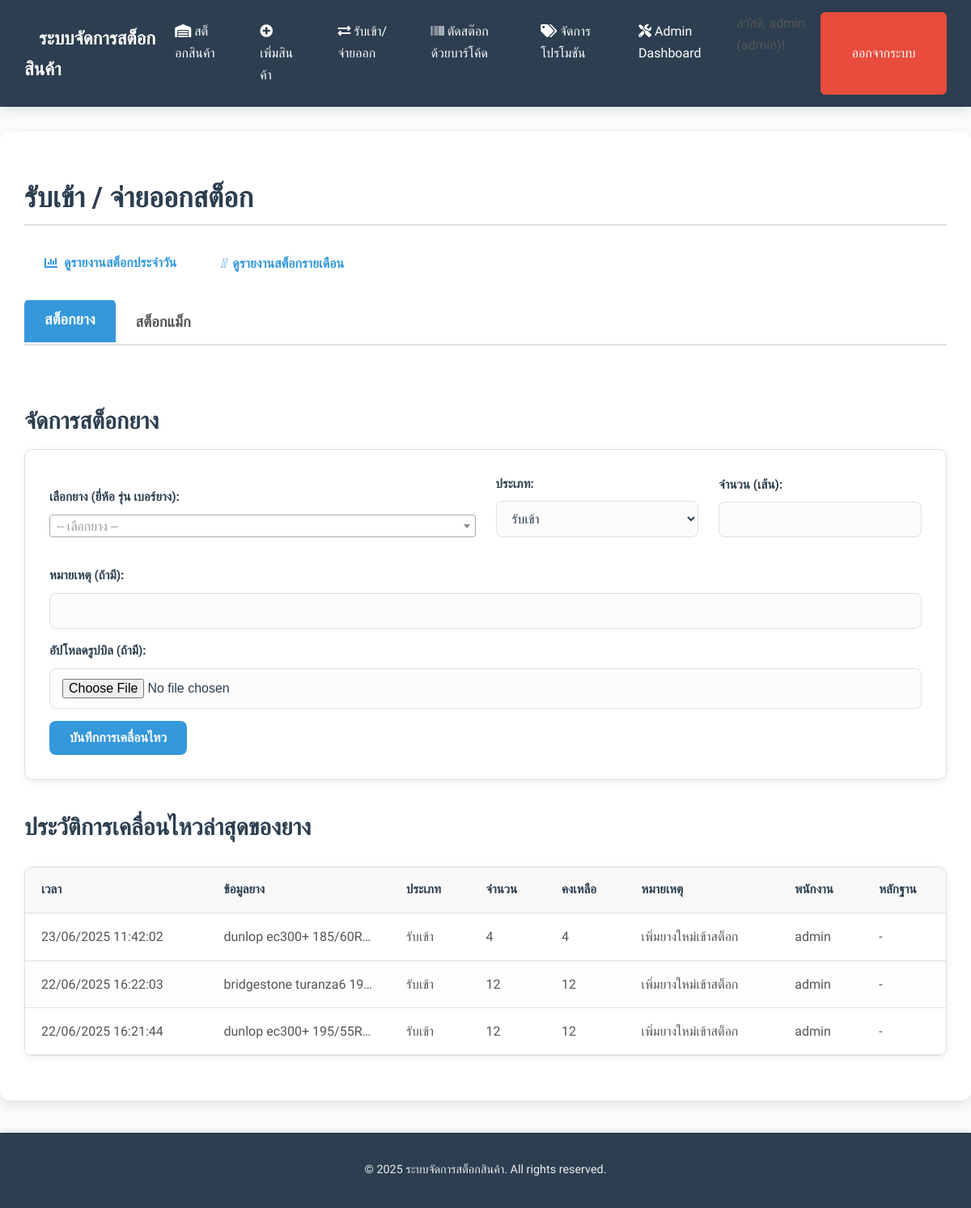
Page /stock_movement (signed in) on the committed database.
### tables this page shows
CREATE TABLE users (
                id INTEGER PRIMARY KEY AUTOINCREMENT,
                username TEXT UNIQUE NOT NULL,
                password TEXT NOT NULL,
                role TEXT NOT NULL DEFAULT 'viewer'
            );

CREATE TABLE tire_movements (
                id INTEGER PRIMARY KEY AUTOINCREMENT,
                tire_id INTEGER NOT NULL,
                timestamp TEXT NOT NULL,
                type TEXT NOT NULL,
                quantity_change INTEGER NOT NULL,
                remaining_quantity INTEGER NOT NULL,
                notes TEXT,
                image_filename TEXT NULL,
                user_id INTEGER NULL,
                FOREIGN KEY (tire_id) REFERENCES tires(id), -- ไม่มี ON DELETE CASCADE
                FOREIGN KEY (user_id) REFERENCES users(id)
            );

CREATE TABLE tires (
                id INTEGER PRIMARY KEY AUTOINCREMENT,
                brand TEXT NOT NULL,
                model TEXT NOT NULL,
                size TEXT NOT NULL,
                quantity INTEGER DEFAULT 0,
                cost_sc REAL NULL, 
                cost_dunlop REAL NULL,
                cost_online REAL NULL,
                wholesale_price1 REAL NULL,
                wholesale_price2 REAL NULL,
                price_per_item REAL NOT NULL,
                promotion_id INTEGER NULL,
                year_of_manufacture INTEGER NULL,
                is_deleted BOOLEAN DEFAULT 0, -- ADDED FOR SOFT DELETE
                UNIQUE(brand, model, size),
                FOREIGN KEY (promotion_id) REFERENCES promotions(id) ON DELETE SET NULL
            );

### app.py (the view, shortened to what this page needs)
@app.route('/stock_movement', methods=('GET', 'POST'))
@login_required
def stock_movement():
    if not current_user.can_edit():
        flash('คุณไม่มีสิทธิ์ในการจัดการการเคลื่อนไหวสต็อก', 'danger')
        return redirect(url_for('index'))
    conn = get_db()
    tires = database.get_all_tires(conn)
    wheels = database.get_all_wheels(conn)
    active_tab = request.args.get('tab', 'tire_movements')
    tire_movements_query = """
        SELECT tm.*, t.brand, t.model, t.size, u.username AS user_username
        FROM tire_movements tm
        JOIN tires t ON tm.tire_id = t.id
        LEFT JOIN users u ON tm.user_id = u.id
        ORDER BY tm.timestamp DESC LIMIT 50
    """
    if "psycopg2" in str(type(conn)):
        cursor_tire = conn.cursor()
        cursor_tire.execute(tire_movements_query)
        tire_movements_history_raw = cursor_tire.fetchall()
    else:
        tire_movements_history_raw = conn.execute(tire_movements_query).fetchall()
    processed_tire_movements_history = []
    for movement in tire_movements_history_raw:
        movement_data = dict(movement)
        movement_data['timestamp'] = convert_to_bkk_time(movement_data['timestamp'])
        processed_tire_movements_history.append(movement_data)
    tire_movements_history = processed_tire_movements_history
    wheel_movements_query = """
        SELECT wm.*, w.brand, w.model, w.diameter, u.username AS user_username
        FROM wheel_movements wm
        JOIN wheels w ON wm.wheel_id = w.id
        LEFT JOIN users u ON wm.user_id = u.id
        ORDER BY wm.timestamp DESC LIMIT 50
    """
    if "psycopg2" in str(type(conn)):
        cursor_wheel = conn.cursor()
        cursor_wheel.execute(wheel_movements_query)
        wheel_movements_history_raw = cursor_wheel.fetchall()
    else:
        wheel_movements_history_raw = conn.execute(wheel_movements_query).fetchall()
    processed_wheel_movements_history = []
    for movement in wheel_movements_history_raw:
        movement_data = dict(movement)
        movement_data['timestamp'] = convert_to_bkk_time(movement_data['timestamp'])
        processed_wheel_movements_history.append(movement_data)
    wheel_movements_history = processed_wheel_movements_history
    return render_template('stock_movement.html',
                           tires=tires,
                           wheels=wheels,
                           active_tab=active_tab,
                           tire_movements=tire_movements_history,
                           wheel_movements=wheel_movements_history)

### app.py (called while the page is built)
def get_db():
    if 'db' not in g:
        g.db = database.get_db_connection()
    return g.db

def get_bkk_time():
    return datetime.now(BKK_TZ)

def convert_to_bkk_time(timestamp_obj):
    if timestamp_obj is None:
        return None
    if isinstance(timestamp_obj, str):
        try:
            dt_obj = datetime.fromisoformat(timestamp_obj)
        except ValueError:
            return None
    elif isinstance(timestamp_obj, datetime):
        dt_obj = timestamp_obj
    else:
        return None # Not a datetime object or string
    if dt_obj.tzinfo is None:
        dt_obj = pytz.utc.localize(dt_obj)
    return dt_obj.astimezone(BKK_TZ)

@app.context_processor
def inject_global_data():
    return dict(get_bkk_time=get_bkk_time)

@login_manager.user_loader
def load_user(user_id):
    conn = get_db()
    return database.User.get(conn, user_id)

### database.py (called while the page is built)
    @staticmethod
    def get(conn, user_id):
        cursor = conn.cursor()
        if "psycopg2" in str(type(conn)):
            cursor.execute("SELECT id, username, password, role FROM users WHERE id = %s", (user_id,))
        else:
            cursor.execute("SELECT id, username, password, role FROM users WHERE id = ?", (user_id,))
        user_data = cursor.fetchone()
        if user_data:
            if isinstance(user_data, sqlite3.Row):
                user_data = dict(user_data)
            return User(user_data['id'], user_data['username'], user_data['password'], user_data['role'])
        return None

    def can_edit(self):
        return self.role in ['admin', 'editor']

### templates/stock_movement.html (shortened to what this page needs)
{% extends 'base.html' %}
{% block content %}
<h2>รับเข้า / จ่ายออกสต็อก</h2>
<a href="{{ url_for('daily_stock_report') }}" class="btn btn-info" style="margin-bottom: 20px;"><i class="fas fa-chart-bar"></i> ดูรายงานสต็อกประจำวัน</a>
<a href="{{ url_for('summary_stock_report') }}" class="btn btn-info" style="margin-bottom: 20px;"><i class="fa-solid fa-calendar"></i> ดูรายงานสต็อกรายเดือน</a>
<div class="tabs">
    <button class="tab-button active" data-tab="tire_movements">สต็อกยาง</button>
    <button class="tab-button" data-tab="wheel_movements">สต็อกแม็ก</button>
</div>
<div id="tire_movements" class="tab-content {{ 'active' if active_tab == 'tire_movements' }}">
    <h3>จัดการสต็อกยาง</h3>
    <div class="form-section">
        <form action="{{ url_for('stock_movement') }}" method="post" enctype="multipart/form-data">
            <div class="form-row">
                <div class="form-group half-width">
                    <label for="tire_id">เลือกยาง (ยี่ห้อ รุ่น เบอร์ยาง):</label>
                </div>
                <div class="form-group quarter-width">
                    <label for="type">ประเภท:</label>
                    <select id="type" name="type" required>
                        <option value="IN">รับเข้า</option>
                    </select>
                </div>
                <div class="form-group quarter-width">
                    <label for="quantity">จำนวน (เส้น):</label>
                    <input type="number" id="quantity" name="quantity" min="1" required>
                </div>
            </div>
            <div class="form-group">
                <label for="notes">หมายเหตุ (ถ้ามี):</label>
                <input type="text" id="notes" name="notes">
            </div>
			<div class="form-group">
            <label for="tire_bill_image">อัปโหลดรูปบิล (ถ้ามี):</label>
            <input type="file" id="tire_bill_image" name="bill_image" accept="image/*">
        </div>
        <button type="submit" class="btn btn-primary">บันทึกการเคลื่อนไหว</button>
    </form>
</div>
    <h3>ประวัติการเคลื่อนไหวล่าสุดของยาง</h3>
    {% if tire_movements %}
        <div class="table-responsive">
            <table>
                 <thead>
                <tr>
                    <th>เวลา</th>
                    <th>ข้อมูลยาง</th>
                    <th>ประเภท</th>
                    <th>จำนวน</th>
                    <th>คงเหลือ</th>
                    <th>หมายเหตุ</th>
                    <th>พนักงาน</th>
                    <th>หลักฐาน</th>
                </tr>
            </thead>
                <tbody>
                    {% for movement in tire_movements %}
                    <tr>
                        <td>{{ movement.timestamp.strftime('%d/%m/%Y %H:%M:%S') }}</td>
                        <td>{{ movement.brand }} {{ movement.model }} {{ movement.size }}</td>
                        <td>{{ 'รับเข้า' if movement.type == 'IN' else 'จ่ายออก' }}</td>
                        <td>{{ movement.quantity_change }}</td>
                        <td>{{ movement.remaining_quantity }}</td>
                        <td>
                            {% if movement.notes %}
                                {{ movement.notes }}
                            {% else %}
                                -
                            {% endif %}
                        </td>
                        <td>{{ movement.user_username if movement.user_username else '-' }}</td>
                        <td>
                            {% if movement.image_filename %}
                                <a href="{{ movement.image_filename }}" target="_blank">ดูบิล</a>
                            {% else %}
                                -
                            {% endif %}
                        </td>
                    </tr>
                {% endfor %}
                </tbody>
            </table>
        </div>
    {% else %}
        <p>ยังไม่มีประวัติการเคลื่อนไหวของยาง</p>
    {% endif %}
</div>
{% endblock %}

### templates/base.html (shortened to what this page needs)
<!DOCTYPE html>
<html lang="th">
<head>
    <link rel="stylesheet" href="https://cdnjs.cloudflare.com/ajax/libs/font-awesome/5.15.4/css/all.min.css">
    <link rel="stylesheet" href="{{ url_for('static', filename='style.css') }}">
    <link href="{{ url_for('static', filename='lib/select2/select2.min.css') }}" rel="stylesheet" />
</head>
<body>
    <nav class="navbar">
        <div class="navbar-brand">
            <a href="{{ url_for('index') }}">ระบบจัดการสต็อกสินค้า</a>
        </div>
        <div class="navbar-links">
            <a href="{{ url_for('index') }}"><i class="fas fa-warehouse"></i> สต็อกสินค้า</a>
            <a href="{{ url_for('add_item') }}"><i class="fas fa-plus-circle"></i> เพิ่มสินค้า</a>
            <a href="{{ url_for('stock_movement') }}"><i class="fas fa-exchange-alt"></i> รับเข้า/จ่ายออก</a>
            <a href="{{ url_for('barcode_scanner_page') }}"><i class="fas fa-barcode"></i> ตัดสต๊อกด้วยบาร์โค้ด</a>
            {% if current_user.is_authenticated and current_user.username == 'admin' %}
            <a href="{{ url_for('promotions') }}"><i class="fas fa-tags"></i> จัดการโปรโมชัน</a>
                {% endif %}
            {% if current_user.is_authenticated %}
                {% if current_user.is_authenticated and current_user.username == 'admin' %}
                    <a href="{{ url_for('admin_dashboard') }}"><i class="fas fa-tools"></i> Admin Dashboard</a>
                {% endif %}
                <span class="user-info">สวัสดี, {{ current_user.username }} ({{ current_user.role }})!</span>
                <a href="{{ url_for('logout') }}" class="btn btn-danger">ออกจากระบบ</a>
            {% else %}
                <a href="{{ url_for('login') }}" class="btn btn-danger">เข้าสู่ระบบ</a>
            {% endif %}
        </div>
    </nav>
    <div class="container">
        {% block content %}{% endblock %}
    </div>
    <footer>
        <p>&copy; {{ get_bkk_time().year }} ระบบจัดการสต็อกสินค้า. All rights reserved.</p>
    </footer>
</body>
</html>

### rows in the picture
users: username "admin", role "admin"
tire_movements: timestamp "23/06/2025 11:42:02", brand "dunlop", model "ec300+", size "185/60R…", type "รับเข้า", quantity_change "4", remaining_quantity "4", notes "เพิ่มยางใหม่เข้าสต็อก", username "admin"
tire_movements: timestamp "22/06/2025 16:22:03", brand "bridgestone", model "turanza6", size "19…", type "รับเข้า", quantity_change "12", remaining_quantity "12", notes "เพิ่มยางใหม่เข้าสต็อก", username "admin"
tire_movements: timestamp "22/06/2025 16:21:44", brand "dunlop", model "ec300+", size "195/55R…", type "รับเข้า", quantity_change "12", remaining_quantity "12", notes "เพิ่มยางใหม่เข้าสต็อก", username "admin"

### other values in the picture
{{ get_bkk_time().year }} "2025"
